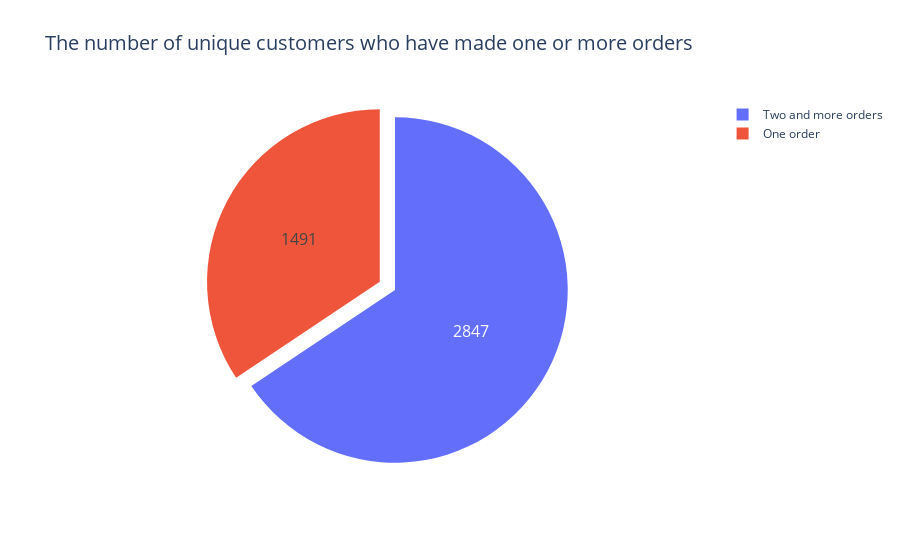

The code cell stored with this chart in its notebook:
### Code cell
# How many customers made only 1 order and 2+ orders - (piechart) 
labels = ['One order ','Two and more orders']
values = [one_order, two_and_more_orders]
fig = go.Figure(data=[go.Pie(labels=labels, values=values, pull=[0.1, 0])])
fig.update_layout(title_text="The number of unique customers who have made one or more orders", title_font=dict(size=20))
fig.update_traces(hoverinfo='label+percent', textinfo='value', textfont_size=16)
fig.show()

### Figure 1 — Plotly figure (JSON) as saved in the notebook; plotly's stock layout.template omitted (floating-point values rounded to 4 significant figures)
{"data": [{"hoverinfo": "label+percent", "labels": ["One order ", "Two and more orders"], "pull": [0.1, 0], "textfont": {"size": 16}, "textinfo": "value", "type": "pie", "values": [1491, 2847]}], "layout": {"title": {"font": {"size": 20}, "text": "The number of unique customers who have made one or more orders"}}}
